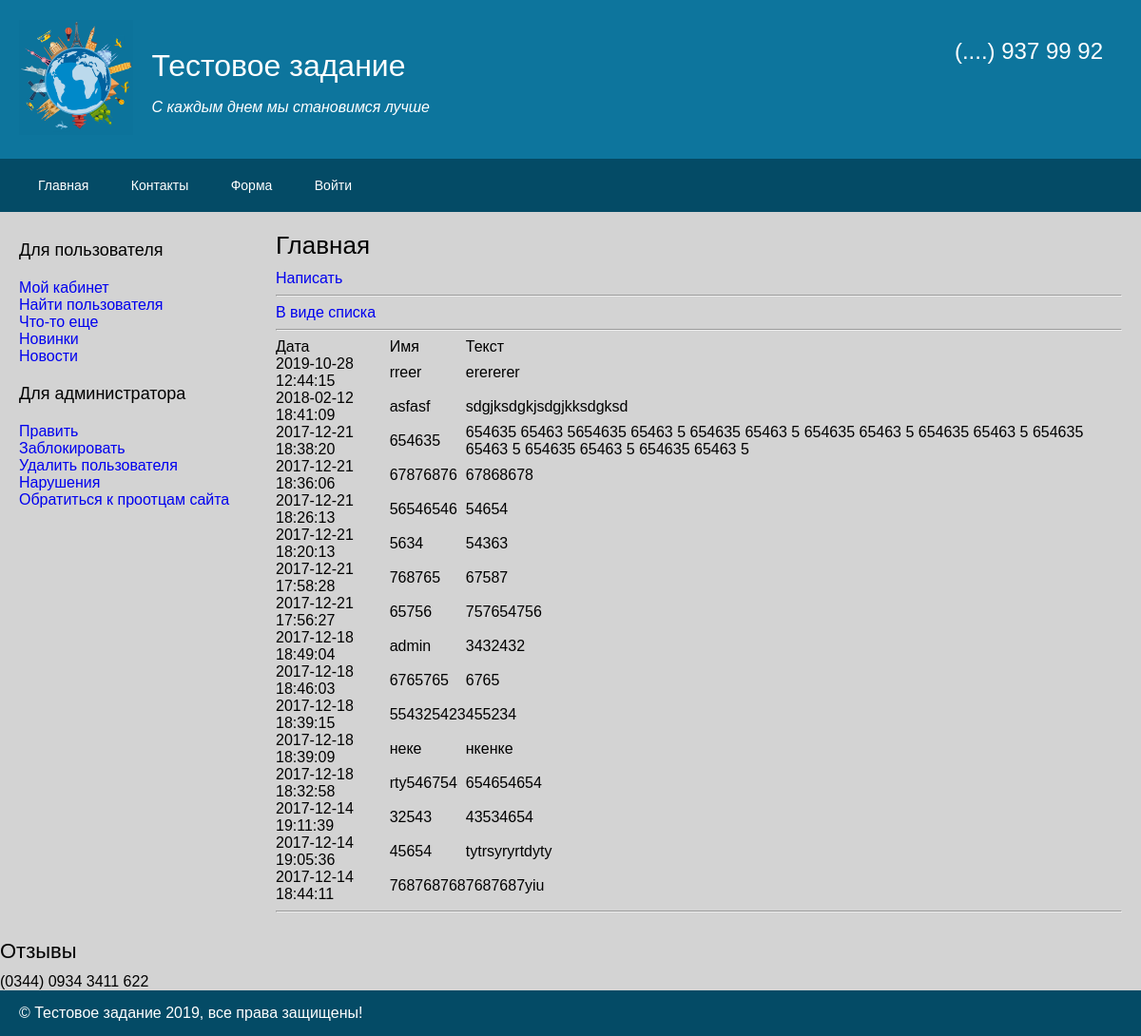
The app's page /messages/?view=table, older data.
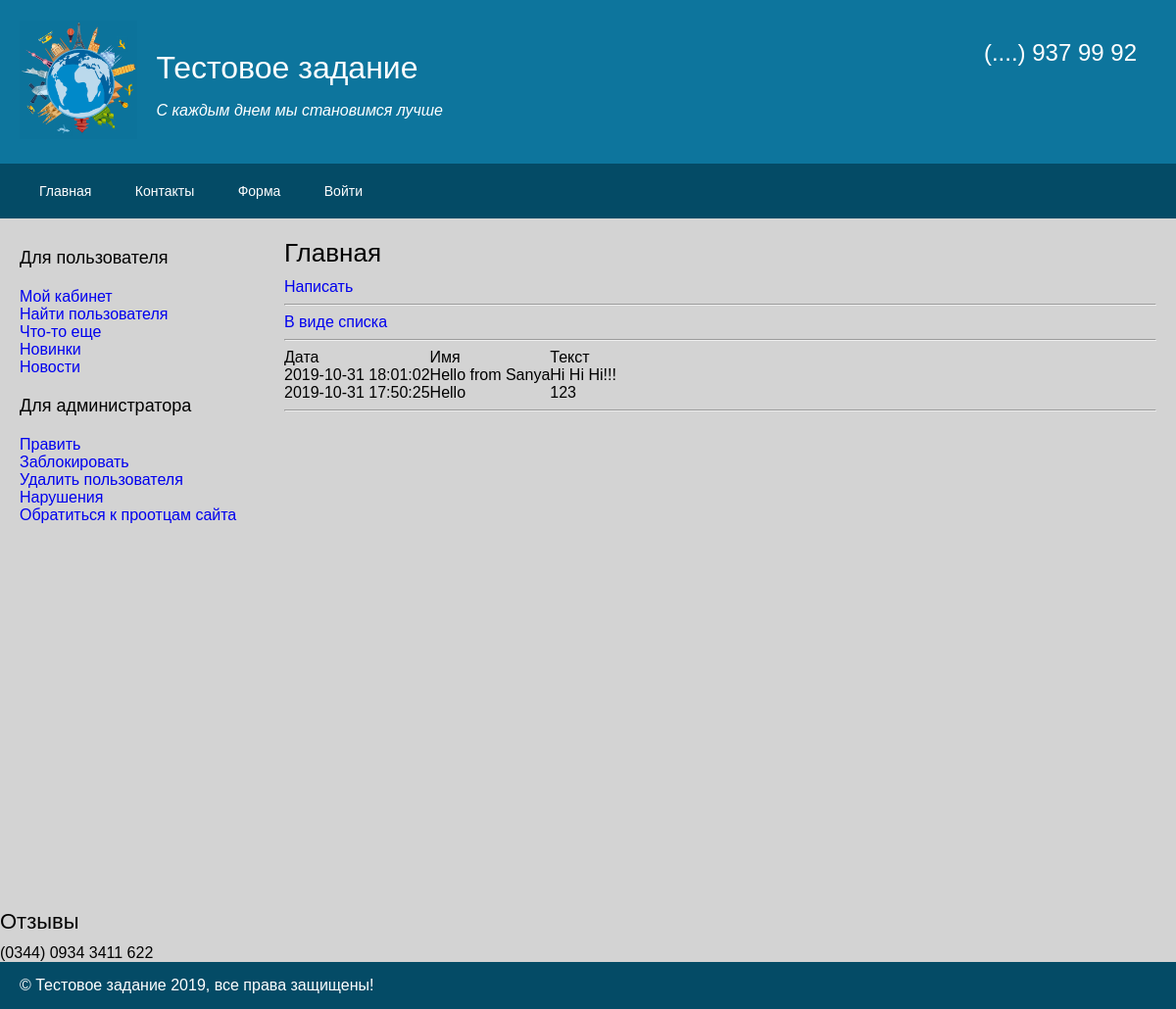
The same page, newer data.
### tables this page shows
CREATE TABLE `messages` (
  `id_message` int(10) UNSIGNED NOT NULL,
  `dt` timestamp NOT NULL DEFAULT current_timestamp(),
  `full_name` varchar(64) NOT NULL,
  `name` varchar(64) NOT NULL,
  `text` text NOT NULL
);

### Core/Template.php (called while the page is built, shortened)
<?php
    class Template{
        protected $globalVars;
        protected function __construct(){
            $this->globalVars = [];
        }
        public function addGlobal($name, $value){
            $this->globalVars[$name] = $value;
        }
        public function render($fname, $params = []){
            extract($this->globalVars);
            extract($params);
            include "View/{$fname}.php";
            return ob_get_clean();
        }
    }

### Controllers/Base.php (called while the page is built, shortened)
<?php
    abstract class Base{
        protected $templateBuilder;
        public function __construct(){
            $this->templateBuilder = Template::instance();
        }
        public function template($path, $params = []){
            return $this->template = $this->templateBuilder->render($path, $params);
        }
    }

### Controllers/Messages.php (called while the page is built, shortened)
<?php
    class Messages extends Client {
        protected $model;
        public function __construct(){
            $this->model = new Model();
        }
        public function action_index(){
            $messages = $this->model->all();
            $templateName = (($_GET['view'] ?? '') == 'table') ? 'v_table' : 'v_index';
            $this->content = $this->template($templateName, [
                'messages' => $messages
            ]);
        }
    }

### autoload.php (called while the page is built, shortened)
<?php
    spl_autoload_register(function($className){
        $path = str_replace('\\', '/', $className) . '.php';
    });

### Core/Sql.php (called while the page is built, shortened)
<?php
    class Sql{
        protected static $instance;
        protected $db;
        public static function instance(){
            if(self::$instance == null){
                self::$instance = new self();
            }
            return self::$instance;
        }
        protected function __construct(){
            $this->db = new PDO ('mysql:host=localhost;dbname=phpcource', 'root', '');
            $this->db->exec('SET NAMES UTF8');
        }
        public function select($sql, $params = []){
            return $this->query($sql, $params)->fetchAll();
        }
        public function query($sql, $params = []){
            $query = $this->db->prepare($sql);
            $query->execute($params);
            return $query;
        }
        protected function checkError($query)
        {
            $info = $query->errorInfo();
        }
        public function all($table, $order){
            $sql ="SELECT * FROM $table ORDER BY $order DESC";
            return $this->select($sql);
        }
    }

### Core/Model.php (called while the page is built, shortened)
<?php
    abstract class Model
    {
        protected $db;
        protected $table;
        public function __construct(){
            $this->db = Sql::instance();
        }
        public function all(){
            return $this->db->all("$this->table", 'dt');
        }
    }

### Models/Messages.php (called while the page is built, shortened)
<?php
    class Messages extends Model {
        public function __construct(){
            $this->table = 'messages';
        }
    }

### View/v_table.php (the view)
<body>
    <a href="add">Написать</a>
    <hr>
    <a href="<?=$root?>messages">В виде списка</a>
    <hr>
    <div class="messages">
        <table>
            <thead>
            <th>Дата</th>
            <th>Имя</th>
            <th>Текст</th>
            </thead>
            <tbody>
            <? foreach ($messages as $msg): ?>
            <tr>
                <td><?=$msg['dt']?></td>
                <td><?=$msg['name']?></td>
                <td><?=$msg['text']?></td>
            </tr>
            <?endforeach;?>
            </tbody>
        </table>
                <hr>
            </div>
    </div>
</body>

Row changes from the older to the newer data that the page shows:
removed messages: dt "2019-10-28 12:44:15", name "rreer", text "erererer"
removed messages: dt "2018-02-12 18:41:09", name "asfasf", text "sdgjksdgkjsdgjkksdgksd"
removed messages: dt "2017-12-21 18:38:20", name "654635", text "654635 65463 5654635 65463 5 654635 65463 5 654635 65463 5 654635 65463 5 654635 65463 5 654635 65463 5 654635 65463 5"
removed messages: dt "2017-12-21 18:36:06", name "67876876", text "67868678"
removed messages: dt "2017-12-21 18:26:13", name "56546546", text "54654"
removed messages: dt "2017-12-21 18:20:13", name "5634", text "54363"
removed messages: dt "2017-12-21 17:58:28", name "768765", text "67587"
removed messages: dt "2017-12-21 17:56:27", name "65756", text "757654756"
removed messages: dt "2017-12-18 18:49:04", name "admin", text "3432432"
removed messages: dt "2017-12-18 18:46:03", name "6765765", text "6765"
removed messages: dt "2017-12-18 18:39:15", name "554325423", text "455234"
removed messages: dt "2017-12-18 18:39:09", name "неке", text "нкенке"
removed messages: dt "2017-12-18 18:32:58", name "rty546754", text "654654654"
removed messages: dt "2017-12-14 19:11:39", name "32543", text "43534654"
removed messages: dt "2017-12-14 19:05:36", name "45654", text "tytrsyryrtdyty"
removed messages: dt "2017-12-14 18:44:11", name "768768768", text "7687687yiu"
added messages: dt "2019-10-31 18:01:02", name "Hello from Sanya", text "Hi Hi Hi!!!"
added messages: dt "2019-10-31 17:50:25", name "Hello", text "123"
